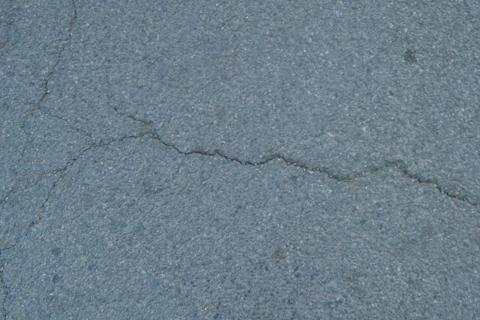
#> input picture sample_images/071.jpg, 480 x 320 px
$ python crack_detect.py   (older library calls are emulated)
#> lines starting #> are read from the running program, lines starting #| are printed output that depends on the picture; after the words box and inside, x2 and y2 are one past the last pixel; in counts of white or black regions, pixels touching at a corner belong together
# -*- coding: utf-8 -*-
"""
Created on Mon Dec 14 16:16:26 2020

@author: Hao Cheam

Crack detection
Non data based method. Uses traditional CV.

Method:
1. grayscale
2. bilateral and gaussian filtering to denoise. median filtering to get rid of "salt-and-pepper"
    in the asphalt
3. image log (+normalize) to emphasize dark cracks
4. canny edge detection
5. close filter to connect blobs
6. pick biggest blobs to clean up the result

Notes:
Biggest hurdle is finding a way to ignore all the background noise that is present in the
asphalt or cement. Could probably fine-tune the filter params to achieve better results.
Need better ways to handle shadows, lane paintings, etc.
"""

import cv2
import numpy as np

input_img_str = "sample_images/071.jpg"
img_input = cv2.imread(input_img_str)
#> img_input is the input picture: shape (320, 480, 3); mean B, G, R 138.3, 126.2, 108.6

# grayscale
img_gray = cv2.cvtColor(img_input, cv2.COLOR_BGR2GRAY)
cv2.imshow("Grayscale Input", img_gray)

# filtering
img_bilat = cv2.bilateralFilter(img_gray,5,75,55)
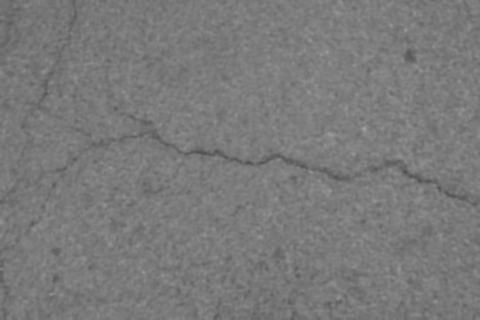
#> img_bilat: shape (320, 480); min 80, max 161, mean 121.9
med = cv2.medianBlur(img_bilat, 3)
med = cv2.GaussianBlur(med,(3,3), 0)
# cv2.imshow("filtered", med)

# Apply logarithmic transform to emphasize dark areas
# this approach assumes cracks are dark pixels
c = 255 / np.log(1 + np.max(med))
#> c = 50.69
img_log = c * (np.log(med + 1))
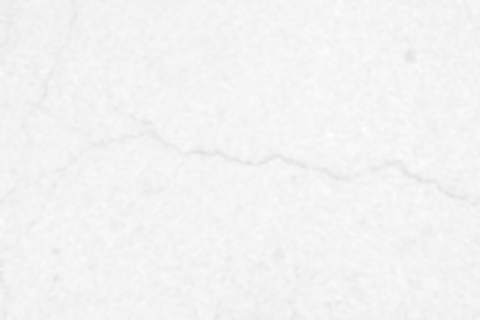
#> img_log: shape (320, 480) float16; min 226.2, max 255, mean 243.8
img_log = np.array(img_log,dtype=np.uint8)
img_log = cv2.normalize(img_log, None, 0, 255, cv2.NORM_MINMAX, dtype = cv2.CV_8U)
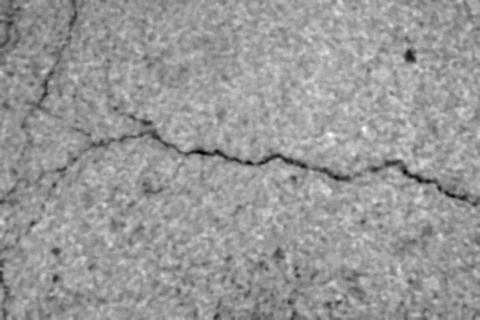
#> img_log: shape (320, 480); min 0, max 255, mean 152.3
# cv2.imshow("log", img_log)

# canny edge detection
edges = cv2.Canny(img_log,100,250)
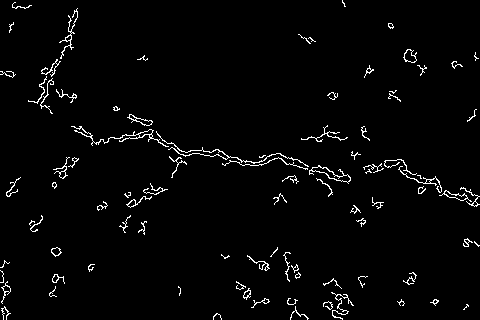
#> edges: shape (320, 480); 2.5% white in thin lines or dots
# cv2.imshow("canny", edges)

# close filter
kernel = np.ones((9,9), np.uint8)
closed = cv2.morphologyEx(edges, cv2.MORPH_CLOSE, kernel)
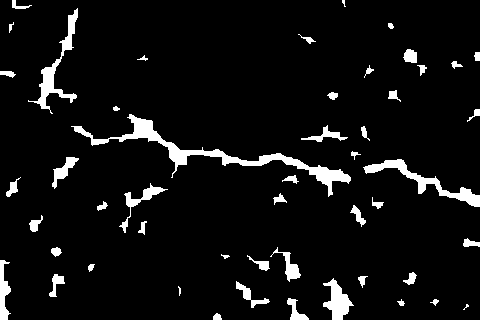
#> closed: shape (320, 480); 6.3% white; 50 white regions (3 under 20 px)
# cv2.imshow('open', closed)


# find biggest blobs
num_blobs = 5
im2, contours, hierarchy = cv2.findContours(closed, cv2.RETR_TREE, cv2.CHAIN_APPROX_SIMPLE)
#> contours = 50 contours, 11 with area under 20; largest, box (x1, y1, x2, y2) and area: (71, 114, 351, 197) 2172, (363, 159, 480, 207) 936, (28, 8, 78, 114) 811, (323, 278, 354, 320) 576, (0, 260, 11, 320) 322
c = sorted(contours, key=lambda x: cv2.contourArea(x), reverse=True)
#> c has the same summary as contours

for i in range(num_blobs):
    cv2.drawContours(img_gray, c, i, (0,255,0), 3)
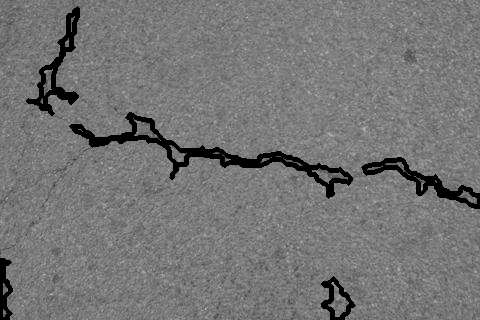
#> img_gray: shape (320, 480); min 0, max 185, mean 117

cv2.imshow('Cracks', img_gray)

$ run again, with sample_images/002.jpg copied over sample_images/071.jpg
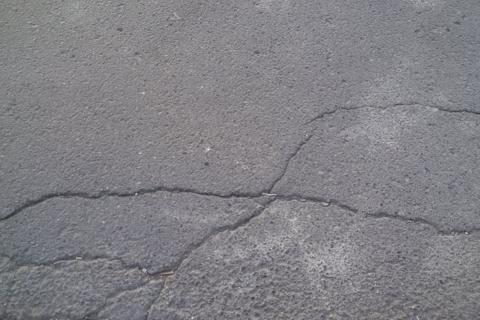
#> input picture sample_images/002.jpg, 480 x 320 px
#> img_input is the input picture: shape (320, 480, 3); mean B, G, R 133.2, 128.5, 129.6
#> `c = 255 / np.log(1 + np.max(med))`: c = 49.54
#> `edges = cv2.Canny(img_log,100,250)`:
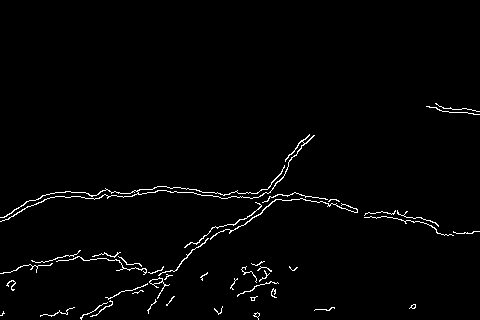
#> edges: shape (320, 480); 1.8% white in thin lines or dots, all inside (x1, y1, x2, y2) = (0, 103, 480, 320)
#> closed: shape (320, 480); 4.5% white; 14 white regions (2 under 20 px)
#> contours = 14 contours, 7 with area under 20; largest, box (x1, y1, x2, y2) and area: (0, 134, 358, 320) 4110, (237, 261, 279, 301) 544, (364, 210, 480, 236) 460, (426, 103, 480, 115) 175, (40, 307, 75, 320) 98, (253, 312, 260, 320) 36, (214, 306, 223, 315) 27
#> `c = sorted(contours, key=lambda x: cv2.contourArea(x), reverse=True)`: c has the same summary as contours
#> after the loop `for i in range(num_blobs):`:
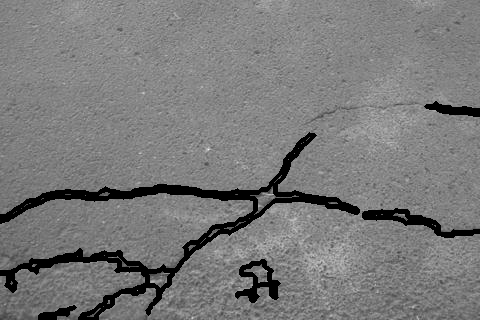
#> img_gray: shape (320, 480); min 0, max 245, mean 121.8

$ run again, with sample_images/003.jpg copied over sample_images/071.jpg
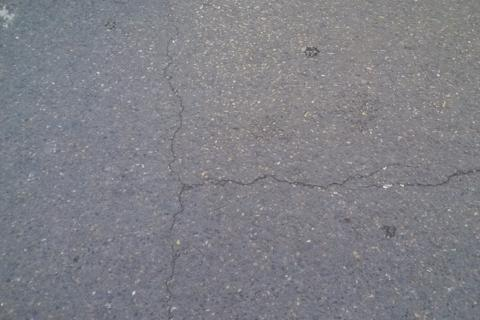
#> input picture sample_images/003.jpg, 480 x 320 px
#> img_input is the input picture: shape (320, 480, 3); mean B, G, R 134.9, 128.3, 128.1
#> `c = 255 / np.log(1 + np.max(med))`: c = 49.37
#> `edges = cv2.Canny(img_log,100,250)`:
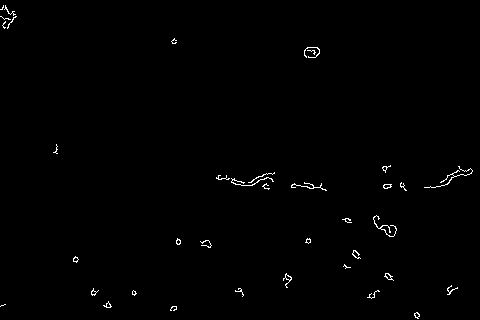
#> edges: shape (320, 480); 0.67% white in thin lines or dots
#> closed: shape (320, 480); 1.4% white; 28 white regions (3 under 20 px)
#> contours = 28 contours, 12 with area under 20; largest, box (x1, y1, x2, y2) and area: (216, 172, 275, 190) 316, (0, 5, 17, 29) 239, (373, 215, 397, 237) 178, (424, 166, 473, 188) 178, (304, 47, 320, 58) 134
#> `c = sorted(contours, key=lambda x: cv2.contourArea(x), reverse=True)`: c has the same summary as contours
#> after the loop `for i in range(num_blobs):`:
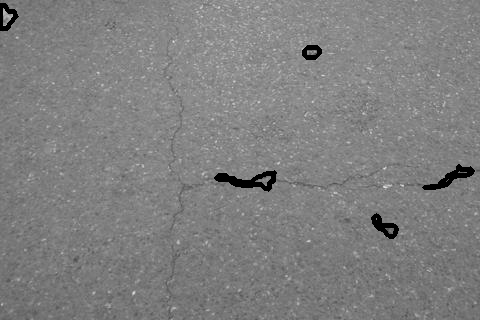
#> img_gray: shape (320, 480); min 0, max 226, mean 127.5
